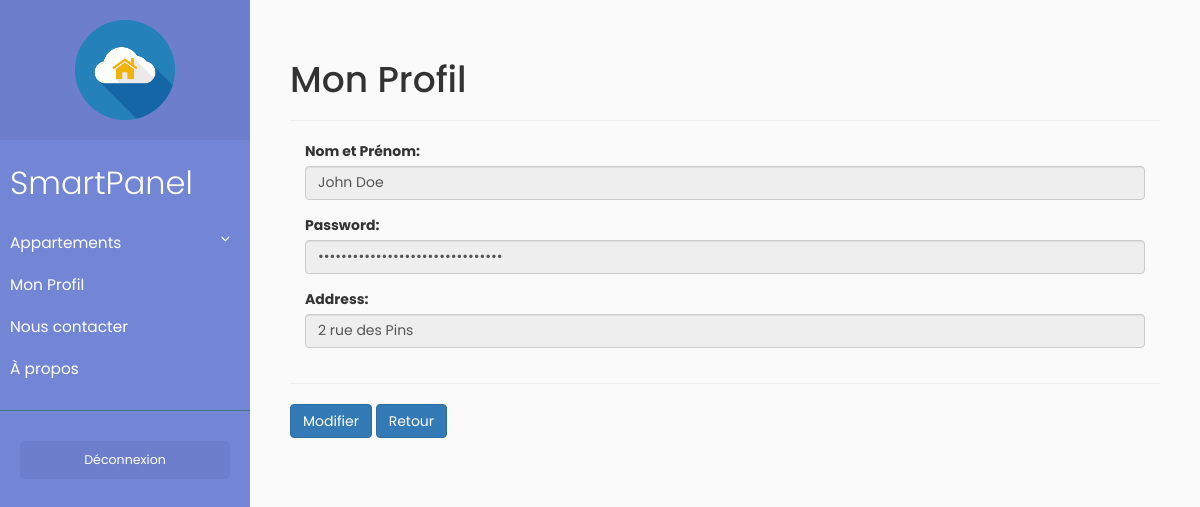
Before: /index.php?cible=Myprofile (signed in) with the older database file.
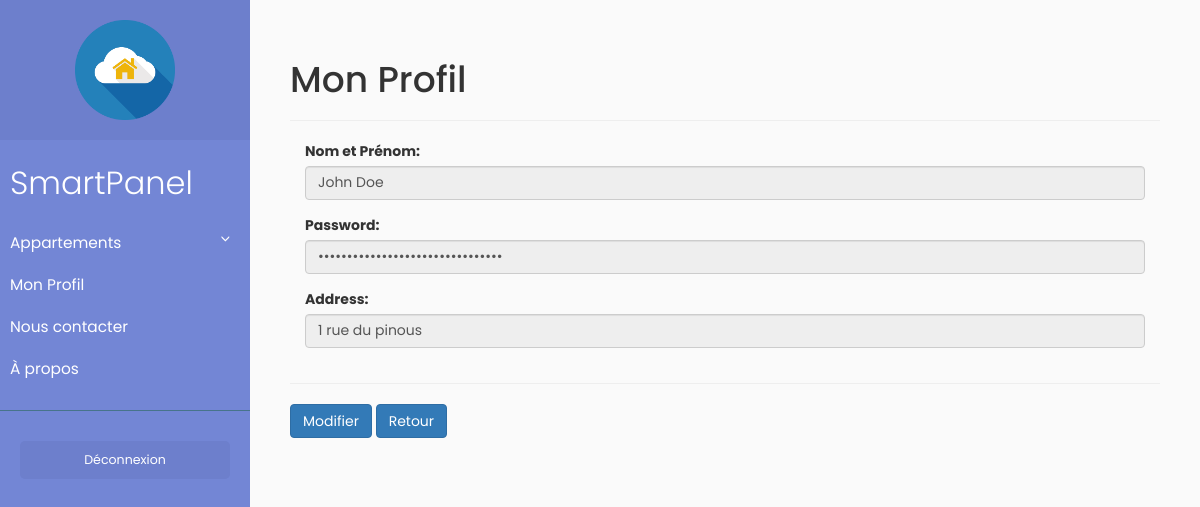
After: the same page with the newer database file.
### tables this page shows
CREATE TABLE `user` (
  `User_Id` int(11) NOT NULL,
  `Username` varchar(20) NOT NULL,
  `Password` varchar(32) NOT NULL,
  `FullName` varchar(50) NOT NULL,
  `IsAdmin` tinyint(1) NOT NULL
);

CREATE TABLE `appartment` (
  `Name` varchar(20) NOT NULL,
  `ApptId` int(11) NOT NULL,
  `Address` varchar(255) NOT NULL,
  `NumberRooms` tinyint(4) NOT NULL,
  `User_Id` int(11) NOT NULL
);

### Modele/statutAdministrateur.php (called while the page is built, shortened)
<?php
    function estAdministrateur($db, $User_Id) {
      $reponse = $db->query('SELECT IsAdmin FROM user WHERE User_Id="'.$User_Id.'"');
      $reponse2=$reponse->fetch();
      return $reponse2;
    }
?>

### Controleur/request_profile.php (called while the page is built, shortened)
<?php
$USER = $_SESSION['User_Id'];
require("Modele/profile.php");
$reponse_1 = Fullname ($db,$USER);
$reponse_1->setFetchMode(\PDO::FETCH_NUM);
while($row = $reponse_1->fetch(\PDO::FETCH_ASSOC)){
    $data_1 = $row['Fullname'];
}
$reponse_2 = User_Id ($db,$USER);
$reponse_3 = Password ($db,$USER);
$reponse_3->setFetchMode(\PDO::FETCH_NUM);
while($row = $reponse_3->fetch(\PDO::FETCH_ASSOC)){
    $data_3 = $row['Password'];
}
$reponse_4 = Address ($db,$USER);
$reponse_4->setFetchMode(\PDO::FETCH_NUM);
while($row = $reponse_4->fetch(\PDO::FETCH_ASSOC)){
    $data_4 = $row['Address'];
}
?>

### Modele/profile.php (called while the page is built, shortened)
<?php
    function Fullname($db,$USER){
        $reponse_1 = $db->query('SELECT Fullname FROM user WHERE User_Id="'.$USER.'"');
    	return $reponse_1;
    	}
    function User_Id($db,$USER){
    	$reponse_2 = $db->query('SELECT User_Id FROM user WHERE User_Id="'.$USER.'"');
    	return $reponse_2;
    	}
    function Password($db,$USER){
    	$reponse_3 = $db->query('SELECT Password FROM user WHERE User_Id="'.$USER.'"');
        return $reponse_3;
    	}
    function Address($db,$USER){
    	$reponse_4 = $db->query('SELECT Address FROM appartment WHERE User_Id="'.$USER.'"');
        return $reponse_4;
    	}
  ?>

### Vue/Myprofile.php (the view)
<?php
require("Controleur/request_profile.php");
$contenu = '
<!DOCTYPE html>
<html>
<head>
    <meta charset="utf-8">
    <meta name="viewport" content="width=device-width, initial-scale=1.0">
    <meta http-equiv="X-UA-Compatible" content="IE=edge">
	<title>My Profile Page</title>
	<style type="text/css">
	</style>
</head>
<body>
	<h1 class="h1"> Mon Profil</h1>
	<hr/>
	<div class="container-fluid">
		<div class="profiles">
			<form>
		     <div class="form-group">
		       <label for="usr">Nom et Prénom:</label>
		       <input type="text" class="form-control" name="Nom" value="'.$data_1.'"readonly="true">
		     </div>
		       <div class="form-group">
		       <label for="usr">Password:</label>
		       <input type="password" class="form-control" name="password" value="'.$data_3.'" readonly="true">
		     </div>
			  <div class="form-group">
		       <label for="usr">Address:</label>
		       <input type="text" class="form-control" name="Post" value="'.$data_4.'" readonly="true">
		     </div>
		   </form>
		</div>
	</div>
<hr/>
  <a href="index.php?cible=Gérer"><button type="button" class="btn btn-primary">Modifier</button>
	<a href="index.php"><button type="button" class="btn btn-primary">Retour</button>
</body>
</html>
 ';
include('gabarit.php');
?>

### index.php (shortened to what this page needs)
<?php
  require("Vue/commun.php");
  if(!isset($_SESSION["User_Id"])) {
    include("Controleur/connexion.php");
  } else {
    include("Modele/statutAdministrateur.php");
    $estAdministrateur = estAdministrateur($db, $_SESSION['User_Id'])['IsAdmin'];
    if ($estAdministrateur == 0) {
        if(isset($_GET['cible'])) {
          if ($_GET['cible'] == "apt") {
            include("Vue/apartement/apartement.php");
          }
            else if ($_GET['cible'] == "etape1"){
                include("Modele/utilisateurs.php");
                $reponse = utilisateurs($db);
                include("Vue/etape1.php");
            } else if ($_GET['cible'] == "etape2"){
                include("Vue/etape2.php");
            } else if ($_GET['cible'] == "etape3"){
                include("Vue/etape3.php");
            } else if ($_GET['cible'] == "Myprofile"){
                  include("Vue/Myprofile.php");
            } else if ($_GET['cible'] == "nouscontacter"){
                  include("Vue/nous_contacter.php");
            } else if ($_GET['cible'] == "about"){
                include("Vue/about.php");
            } else if ($_GET['cible'] == "Gérer"){
                  include("Vue/Edit.php");
           } else if ($_GET['cible'] == "modi") {
                  include("Controleur/modi_profile.php");
           } else if ($_GET['cible'] == "submit"){
                  include("Controleur/SendMail.php");
           }
        } else {
            include("Vue/404/404.php");
          }
      }
    }

### gabarit.php (shortened to what this page needs)
<!DOCTYPE html>
<html>
    <head>
        <link rel="stylesheet" href="https://maxcdn.bootstrapcdn.com/bootstrap/3.3.7/css/bootstrap.min.css">
        <link rel="stylesheet" href="css/structure.css">
        <link rel="stylesheet" href="https://cdnjs.cloudflare.com/ajax/libs/malihu-custom-scrollbar-plugin/3.1.5/jquery.mCustomScrollbar.min.css">
    </head>
    <body>
        <div class="wrapper">
            <nav id="sidebar">
                <div class="sidebar-header">
                    <img src = "Logo_app.png" height="100" width="100" style="display : block; margin : auto">
                </div>
                <ul class="list-unstyled components">
                    <p><font size="6">SmartPanel</font></p>
                    <li>
                        <a href="#homeSubmenu" data-toggle="collapse" aria-expanded="false">Appartements</a>
                    </li>
                    <li>
                        <a href="index.php?cible=Myprofile">Mon Profil</a>
                    </li>
                    <li>
                        <a href="index.php?cible=nouscontacter">Nous contacter</a>
                    </li>
                    <li>
                        <a href="index.php?cible=about">À propos </a>
                    </li>
                </ul>
                <ul class="list-unstyled CTAs">
                    <li><a href="index.php?cible=deconnexion" class="article">Déconnexion</a></li>
                </ul>
            </nav>
            <div id="content">
                <div id="contenu">
                <?php if (!empty($contenu)) {
            		    echo($contenu);
            		}?>
                </div>
            </div>
    </body>
</html>

### css/structure.css (style rules this page uses)
body { font-family: 'Poppins', sans-serif; background: #fafafa; }
p { font-family: 'Poppins', sans-serif; font-size: 1.1em; font-weight: 300; line-height: 1.7em; color: #999; }
a, a:hover, a:focus { color: inherit; text-decoration: none; transition: all 0.3s; }
#sidebar { width: 250px; position: fixed; top: 0; left: 0; height: 100vh; z-index: 999; background: #7386D5; color: #fff; transition: all 0.3s; }
#sidebar .sidebar-header { padding: 20px; background: #6d7fcc; }
#sidebar ul.components { padding: 20px 0; border-bottom: 1px solid #47748b; }
#sidebar ul p { color: #fff; padding: 10px; }
#sidebar ul li a { padding: 10px; font-size: 1.1em; display: block; }
a[data-toggle="collapse"] { position: relative; }
a[aria-expanded="false"]::before, a[aria-expanded="true"]::before { content: '\e259'; display: block; position: absolute; right: 20px; font-family: 'Glyphicons Halflings'; font-size: 0.6em; }
ul.CTAs { padding: 20px; }
ul.CTAs a { text-align: center; font-size: 0.9em !important; display: block; border-radius: 5px; margin-bottom: 5px; }
a.article, a.article:hover { background: #6d7fcc !important; color: #fff !important; }
#content { width: calc(100% - 250px); padding: 40px; min-height: 100vh; transition: all 0.3s; position: absolute; top: 0; right: 0; }

### gabarit.php (style rules this page uses)
ul li { list-style-type: none; }

Changed rows visible on the page:
no longer on this page (row unchanged): appartment: Post "2 rue des Pins"
added appartment: Post "1 rue du pinous"
